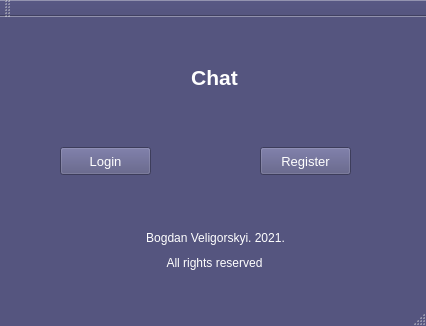
<?xml version="1.0" encoding="UTF-8"?>
<ui version="4.0">
 <class>MainWindow</class>
 <widget class="QMainWindow" name="MainWindow">
  <property name="geometry">
   <rect>
    <x>0</x>
    <y>0</y>
    <width>426</width>
    <height>326</height>
   </rect>
  </property>
  <property name="palette">
   <palette>
    <active>
     <colorrole role="WindowText">
      <brush brushstyle="SolidPattern">
       <color alpha="255">
        <red>255</red>
        <green>255</green>
        <blue>255</blue>
       </color>
      </brush>
     </colorrole>
     <colorrole role="Button">
      <brush brushstyle="SolidPattern">
       <color alpha="255">
        <red>85</red>
        <green>85</green>
        <blue>127</blue>
       </color>
      </brush>
     </colorrole>
     <colorrole role="Light">
      <brush brushstyle="SolidPattern">
       <color alpha="255">
        <red>127</red>
        <green>127</green>
        <blue>191</blue>
       </color>
      </brush>
     </colorrole>
     <colorrole role="Midlight">
      <brush brushstyle="SolidPattern">
       <color alpha="255">
        <red>106</red>
        <green>106</green>
        <blue>159</blue>
       </color>
      </brush>
     </colorrole>
     <colorrole role="Dark">
      <brush brushstyle="SolidPattern">
       <color alpha="255">
        <red>42</red>
        <green>42</green>
        <blue>63</blue>
       </color>
      </brush>
     </colorrole>
     <colorrole role="Mid">
      <brush brushstyle="SolidPattern">
       <color alpha="255">
        <red>56</red>
        <green>56</green>
        <blue>84</blue>
       </color>
      </brush>
     </colorrole>
     <colorrole role="Text">
      <brush brushstyle="SolidPattern">
       <color alpha="255">
        <red>255</red>
        <green>255</green>
        <blue>255</blue>
       </color>
      </brush>
     </colorrole>
     <colorrole role="BrightText">
      <brush brushstyle="SolidPattern">
       <color alpha="255">
        <red>255</red>
        <green>255</green>
        <blue>255</blue>
       </color>
      </brush>
     </colorrole>
     <colorrole role="ButtonText">
      <brush brushstyle="SolidPattern">
       <color alpha="255">
        <red>255</red>
        <green>255</green>
        <blue>255</blue>
       </color>
      </brush>
     </colorrole>
     <colorrole role="Base">
      <brush brushstyle="SolidPattern">
       <color alpha="255">
        <red>0</red>
        <green>0</green>
        <blue>0</blue>
       </color>
      </brush>
     </colorrole>
     <colorrole role="Window">
      <brush brushstyle="SolidPattern">
       <color alpha="255">
        <red>85</red>
        <green>85</green>
        <blue>127</blue>
       </color>
      </brush>
     </colorrole>
     <colorrole role="Shadow">
      <brush brushstyle="SolidPattern">
       <color alpha="255">
        <red>0</red>
        <green>0</green>
        <blue>0</blue>
       </color>
      </brush>
     </colorrole>
     <colorrole role="AlternateBase">
      <brush brushstyle="SolidPattern">
       <color alpha="255">
        <red>42</red>
        <green>42</green>
        <blue>63</blue>
       </color>
      </brush>
     </colorrole>
     <colorrole role="ToolTipBase">
      <brush brushstyle="SolidPattern">
       <color alpha="255">
        <red>255</red>
        <green>255</green>
        <blue>220</blue>
       </color>
      </brush>
     </colorrole>
     <colorrole role="ToolTipText">
      <brush brushstyle="SolidPattern">
       <color alpha="255">
        <red>0</red>
        <green>0</green>
        <blue>0</blue>
       </color>
      </brush>
     </colorrole>
    </active>
    <inactive>
     <colorrole role="WindowText">
      <brush brushstyle="SolidPattern">
       <color alpha="255">
        <red>255</red>
        <green>255</green>
        <blue>255</blue>
       </color>
      </brush>
     </colorrole>
     <colorrole role="Button">
      <brush brushstyle="SolidPattern">
       <color alpha="255">
        <red>85</red>
        <green>85</green>
        <blue>127</blue>
       </color>
      </brush>
     </colorrole>
     <colorrole role="Light">
      <brush brushstyle="SolidPattern">
       <color alpha="255">
        <red>127</red>
        <green>127</green>
        <blue>191</blue>
       </color>
      </brush>
     </colorrole>
     <colorrole role="Midlight">
      <brush brushstyle="SolidPattern">
       <color alpha="255">
        <red>106</red>
        <green>106</green>
        <blue>159</blue>
       </color>
      </brush>
     </colorrole>
     <colorrole role="Dark">
      <brush brushstyle="SolidPattern">
       <color alpha="255">
        <red>42</red>
        <green>42</green>
        <blue>63</blue>
       </color>
      </brush>
     </colorrole>
     <colorrole role="Mid">
      <brush brushstyle="SolidPattern">
       <color alpha="255">
        <red>56</red>
        <green>56</green>
        <blue>84</blue>
       </color>
      </brush>
     </colorrole>
     <colorrole role="Text">
      <brush brushstyle="SolidPattern">
       <color alpha="255">
        <red>255</red>
        <green>255</green>
        <blue>255</blue>
       </color>
      </brush>
     </colorrole>
     <colorrole role="BrightText">
      <brush brushstyle="SolidPattern">
       <color alpha="255">
        <red>255</red>
        <green>255</green>
        <blue>255</blue>
       </color>
      </brush>
     </colorrole>
     <colorrole role="ButtonText">
      <brush brushstyle="SolidPattern">
       <color alpha="255">
        <red>255</red>
        <green>255</green>
        <blue>255</blue>
       </color>
      </brush>
     </colorrole>
     <colorrole role="Base">
      <brush brushstyle="SolidPattern">
       <color alpha="255">
        <red>0</red>
        <green>0</green>
        <blue>0</blue>
       </color>
      </brush>
     </colorrole>
     <colorrole role="Window">
      <brush brushstyle="SolidPattern">
       <color alpha="255">
        <red>85</red>
        <green>85</green>
        <blue>127</blue>
       </color>
      </brush>
     </colorrole>
     <colorrole role="Shadow">
      <brush brushstyle="SolidPattern">
       <color alpha="255">
        <red>0</red>
        <green>0</green>
        <blue>0</blue>
       </color>
      </brush>
     </colorrole>
     <colorrole role="AlternateBase">
      <brush brushstyle="SolidPattern">
       <color alpha="255">
        <red>42</red>
        <green>42</green>
        <blue>63</blue>
       </color>
      </brush>
     </colorrole>
     <colorrole role="ToolTipBase">
      <brush brushstyle="SolidPattern">
       <color alpha="255">
        <red>255</red>
        <green>255</green>
        <blue>220</blue>
       </color>
      </brush>
     </colorrole>
     <colorrole role="ToolTipText">
      <brush brushstyle="SolidPattern">
       <color alpha="255">
        <red>0</red>
        <green>0</green>
        <blue>0</blue>
       </color>
      </brush>
     </colorrole>
    </inactive>
    <disabled>
     <colorrole role="WindowText">
      <brush brushstyle="SolidPattern">
       <color alpha="255">
        <red>42</red>
        <green>42</green>
        <blue>63</blue>
       </color>
      </brush>
     </colorrole>
     <colorrole role="Button">
      <brush brushstyle="SolidPattern">
       <color alpha="255">
        <red>85</red>
        <green>85</green>
        <blue>127</blue>
       </color>
      </brush>
     </colorrole>
     <colorrole role="Light">
      <brush brushstyle="SolidPattern">
       <color alpha="255">
        <red>127</red>
        <green>127</green>
        <blue>191</blue>
       </color>
      </brush>
     </colorrole>
     <colorrole role="Midlight">
      <brush brushstyle="SolidPattern">
       <color alpha="255">
        <red>106</red>
        <green>106</green>
        <blue>159</blue>
       </color>
      </brush>
     </colorrole>
     <colorrole role="Dark">
      <brush brushstyle="SolidPattern">
       <color alpha="255">
        <red>42</red>
        <green>42</green>
        <blue>63</blue>
       </color>
      </brush>
     </colorrole>
     <colorrole role="Mid">
      <brush brushstyle="SolidPattern">
       <color alpha="255">
        <red>56</red>
        <green>56</green>
        <blue>84</blue>
       </color>
      </brush>
     </colorrole>
     <colorrole role="Text">
      <brush brushstyle="SolidPattern">
       <color alpha="255">
        <red>42</red>
        <green>42</green>
        <blue>63</blue>
       </color>
      </brush>
     </colorrole>
     <colorrole role="BrightText">
      <brush brushstyle="SolidPattern">
       <color alpha="255">
        <red>255</red>
        <green>255</green>
        <blue>255</blue>
       </color>
      </brush>
     </colorrole>
     <colorrole role="ButtonText">
      <brush brushstyle="SolidPattern">
       <color alpha="255">
        <red>42</red>
        <green>42</green>
        <blue>63</blue>
       </color>
      </brush>
     </colorrole>
     <colorrole role="Base">
      <brush brushstyle="SolidPattern">
       <color alpha="255">
        <red>85</red>
        <green>85</green>
        <blue>127</blue>
       </color>
      </brush>
     </colorrole>
     <colorrole role="Window">
      <brush brushstyle="SolidPattern">
       <color alpha="255">
        <red>85</red>
        <green>85</green>
        <blue>127</blue>
       </color>
      </brush>
     </colorrole>
     <colorrole role="Shadow">
      <brush brushstyle="SolidPattern">
       <color alpha="255">
        <red>0</red>
        <green>0</green>
        <blue>0</blue>
       </color>
      </brush>
     </colorrole>
     <colorrole role="AlternateBase">
      <brush brushstyle="SolidPattern">
       <color alpha="255">
        <red>85</red>
        <green>85</green>
        <blue>127</blue>
       </color>
      </brush>
     </colorrole>
     <colorrole role="ToolTipBase">
      <brush brushstyle="SolidPattern">
       <color alpha="255">
        <red>255</red>
        <green>255</green>
        <blue>220</blue>
       </color>
      </brush>
     </colorrole>
     <colorrole role="ToolTipText">
      <brush brushstyle="SolidPattern">
       <color alpha="255">
        <red>0</red>
        <green>0</green>
        <blue>0</blue>
       </color>
      </brush>
     </colorrole>
    </disabled>
   </palette>
  </property>
  <property name="windowTitle">
   <string>Main Menu</string>
  </property>
  <widget class="QWidget" name="centralWidget">
   <widget class="QPushButton" name="loginButton">
    <property name="geometry">
     <rect>
      <x>60</x>
      <y>130</y>
      <width>91</width>
      <height>28</height>
     </rect>
    </property>
    <property name="palette">
     <palette>
      <active>
       <colorrole role="Button">
        <brush brushstyle="SolidPattern">
         <color alpha="255">
          <red>85</red>
          <green>85</green>
          <blue>127</blue>
         </color>
        </brush>
       </colorrole>
      </active>
      <inactive>
       <colorrole role="Button">
        <brush brushstyle="SolidPattern">
         <color alpha="255">
          <red>85</red>
          <green>85</green>
          <blue>127</blue>
         </color>
        </brush>
       </colorrole>
      </inactive>
      <disabled>
       <colorrole role="Button">
        <brush brushstyle="SolidPattern">
         <color alpha="255">
          <red>85</red>
          <green>85</green>
          <blue>127</blue>
         </color>
        </brush>
       </colorrole>
      </disabled>
     </palette>
    </property>
    <property name="font">
     <font>
      <pointsize>10</pointsize>
     </font>
    </property>
    <property name="text">
     <string>Login</string>
    </property>
   </widget>
   <widget class="QWidget" name="verticalLayoutWidget">
    <property name="geometry">
     <rect>
      <x>0</x>
      <y>200</y>
      <width>431</width>
      <height>41</height>
     </rect>
    </property>
    <layout class="QVBoxLayout" name="verticalLayout">
     <item>
      <widget class="QLabel" name="labelBogdan">
       <property name="font">
        <font>
         <pointsize>9</pointsize>
        </font>
       </property>
       <property name="text">
        <string>Bogdan Veligorskyi. 2021.</string>
       </property>
       <property name="alignment">
        <set>Qt::AlignCenter</set>
       </property>
      </widget>
     </item>
    </layout>
   </widget>
   <widget class="QWidget" name="verticalLayoutWidget_2">
    <property name="geometry">
     <rect>
      <x>-1</x>
      <y>20</y>
      <width>431</width>
      <height>80</height>
     </rect>
    </property>
    <layout class="QVBoxLayout" name="verticalLayout_2">
     <item>
      <widget class="QLabel" name="labelChat">
       <property name="palette">
        <palette>
         <active>
          <colorrole role="WindowText">
           <brush brushstyle="SolidPattern">
            <color alpha="255">
             <red>255</red>
             <green>255</green>
             <blue>255</blue>
            </color>
           </brush>
          </colorrole>
         </active>
         <inactive>
          <colorrole role="WindowText">
           <brush brushstyle="SolidPattern">
            <color alpha="255">
             <red>255</red>
             <green>255</green>
             <blue>255</blue>
            </color>
           </brush>
          </colorrole>
         </inactive>
         <disabled>
          <colorrole role="WindowText">
           <brush brushstyle="SolidPattern">
            <color alpha="255">
             <red>112</red>
             <green>127</green>
             <blue>12</blue>
            </color>
           </brush>
          </colorrole>
         </disabled>
        </palette>
       </property>
       <property name="font">
        <font>
         <pointsize>16</pointsize>
         <weight>75</weight>
         <bold>true</bold>
        </font>
       </property>
       <property name="text">
        <string>Chat</string>
       </property>
       <property name="alignment">
        <set>Qt::AlignCenter</set>
       </property>
      </widget>
     </item>
    </layout>
   </widget>
   <widget class="QWidget" name="verticalLayoutWidget_3">
    <property name="geometry">
     <rect>
      <x>0</x>
      <y>250</y>
      <width>431</width>
      <height>31</height>
     </rect>
    </property>
    <layout class="QVBoxLayout" name="verticalLayout_3"/>
   </widget>
   <widget class="QLabel" name="labelRights">
    <property name="geometry">
     <rect>
      <x>0</x>
      <y>230</y>
      <width>429</width>
      <height>31</height>
     </rect>
    </property>
    <property name="font">
     <font>
      <pointsize>9</pointsize>
     </font>
    </property>
    <property name="text">
     <string>All rights reserved</string>
    </property>
    <property name="alignment">
     <set>Qt::AlignCenter</set>
    </property>
   </widget>
   <widget class="QPushButton" name="registerButton">
    <property name="geometry">
     <rect>
      <x>260</x>
      <y>130</y>
      <width>91</width>
      <height>28</height>
     </rect>
    </property>
    <property name="palette">
     <palette>
      <active>
       <colorrole role="Button">
        <brush brushstyle="SolidPattern">
         <color alpha="255">
          <red>85</red>
          <green>85</green>
          <blue>127</blue>
         </color>
        </brush>
       </colorrole>
      </active>
      <inactive>
       <colorrole role="Button">
        <brush brushstyle="SolidPattern">
         <color alpha="255">
          <red>85</red>
          <green>85</green>
          <blue>127</blue>
         </color>
        </brush>
       </colorrole>
      </inactive>
      <disabled>
       <colorrole role="Button">
        <brush brushstyle="SolidPattern">
         <color alpha="255">
          <red>85</red>
          <green>85</green>
          <blue>127</blue>
         </color>
        </brush>
       </colorrole>
      </disabled>
     </palette>
    </property>
    <property name="font">
     <font>
      <pointsize>10</pointsize>
     </font>
    </property>
    <property name="text">
     <string>Register</string>
    </property>
   </widget>
  </widget>
  <widget class="QToolBar" name="mainToolBar">
   <attribute name="toolBarArea">
    <enum>TopToolBarArea</enum>
   </attribute>
   <attribute name="toolBarBreak">
    <bool>false</bool>
   </attribute>
  </widget>
  <widget class="QStatusBar" name="statusBar"/>
 </widget>
 <layoutdefault spacing="6" margin="11"/>
 <resources/>
 <connections/>
</ui>
